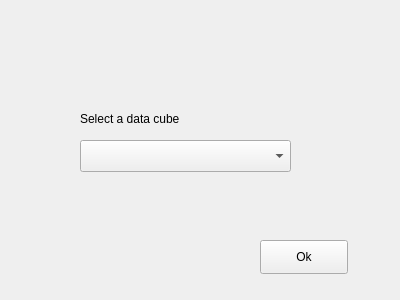
<?xml version="1.0" encoding="UTF-8"?>
<ui version="4.0">
 <class>Form</class>
 <widget class="QWidget" name="Form">
  <property name="geometry">
   <rect>
    <x>0</x>
    <y>0</y>
    <width>400</width>
    <height>300</height>
   </rect>
  </property>
  <property name="windowTitle">
   <string>Form</string>
  </property>
  <widget class="QComboBox" name="dataCubeComboBox">
   <property name="geometry">
    <rect>
     <x>80</x>
     <y>140</y>
     <width>211</width>
     <height>32</height>
    </rect>
   </property>
  </widget>
  <widget class="QLabel" name="selectDataCubeLabel">
   <property name="geometry">
    <rect>
     <x>80</x>
     <y>110</y>
     <width>111</width>
     <height>18</height>
    </rect>
   </property>
   <property name="text">
    <string>Select a data cube</string>
   </property>
  </widget>
  <widget class="QPushButton" name="okayButton">
   <property name="geometry">
    <rect>
     <x>260</x>
     <y>240</y>
     <width>88</width>
     <height>34</height>
    </rect>
   </property>
   <property name="text">
    <string>Ok</string>
   </property>
  </widget>
 </widget>
 <resources/>
 <connections/>
</ui>
